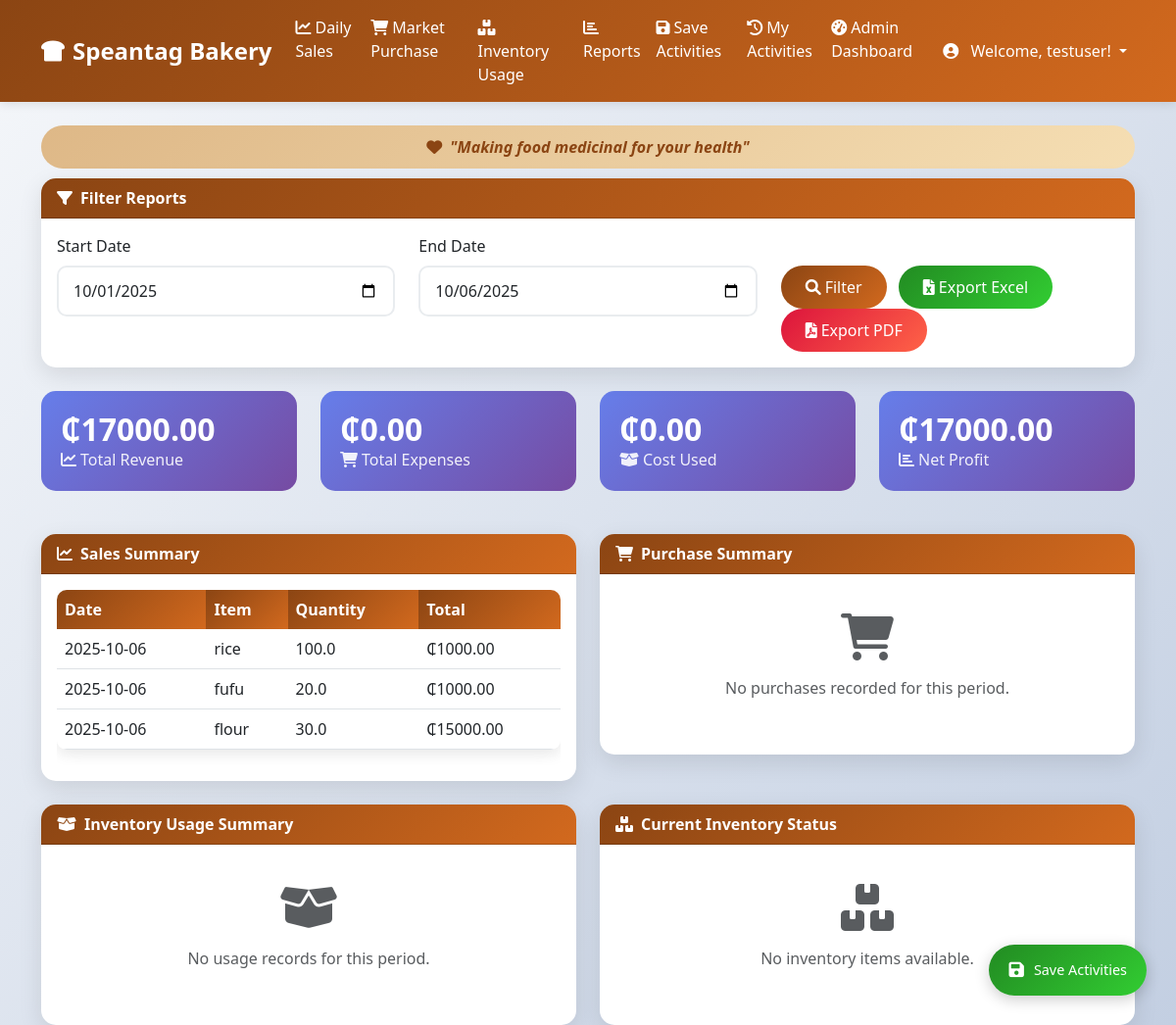
Screenshot of /reports (signed in) with the database file from the repository.
### app.py (models this page shows, shortened)
class User(UserMixin, db.Model):
    id = db.Column(db.Integer, primary_key=True)
    name = db.Column(db.String(100), nullable=False)
    email = db.Column(db.String(120), unique=True, nullable=False)
    phone = db.Column(db.String(20), nullable=False)
    profile_image = db.Column(db.String(120), nullable=True)
    password_hash = db.Column(db.String(128), nullable=False)
    is_admin = db.Column(db.Boolean, default=False)
    created_at = db.Column(db.DateTime, default=datetime.utcnow)

class DailySale(db.Model):
    id = db.Column(db.Integer, primary_key=True)
    item_name = db.Column(db.String(100), nullable=False)
    quantity_sold = db.Column(db.Float, nullable=False)
    unit_price = db.Column(db.Float, nullable=False)
    total_amount = db.Column(db.Float, nullable=False)
    sale_date = db.Column(db.Date, nullable=False, default=date.today)
    created_at = db.Column(db.DateTime, default=datetime.utcnow)

### app.py (the view)
@app.route('/reports')
@login_required
def reports():
    start_date = request.args.get('start_date', date.today().replace(day=1).strftime('%Y-%m-%d'))
    end_date = request.args.get('end_date', date.today().strftime('%Y-%m-%d'))
    start_dt = datetime.strptime(start_date, '%Y-%m-%d').date()
    end_dt = datetime.strptime(end_date, '%Y-%m-%d').date()
    sales = DailySale.query.filter(
        DailySale.sale_date >= start_dt,
        DailySale.sale_date <= end_dt
    ).all()
    purchases = MarketPurchase.query.filter(
        MarketPurchase.purchase_date >= start_dt,
        MarketPurchase.purchase_date <= end_dt
    ).all()
    usage_records = InventoryUsage.query.filter(
        InventoryUsage.usage_date >= start_dt,
        InventoryUsage.usage_date <= end_dt
    ).all()
    total_revenue = sum(sale.total_amount for sale in sales)
    total_expenses = sum(purchase.total_amount_spent for purchase in purchases)
    total_cost_used = sum(usage.cost_used for usage in usage_records)
    total_expected_profit = sum(usage.expected_profit for usage in usage_records)
    net_profit = total_revenue - total_expenses - total_cost_used + total_expected_profit
    current_inventory = InventoryItem.query.all()
    return render_template('reports.html',
                         sales=sales,
                         purchases=purchases,
                         usage_records=usage_records,
                         total_revenue=total_revenue,
                         total_expenses=total_expenses,
                         total_cost_used=total_cost_used,
                         total_expected_profit=total_expected_profit,
                         net_profit=net_profit,
                         current_inventory=current_inventory,
                         start_date=start_date,
                         end_date=end_date)

### templates/reports.html (shortened to what this page needs)
{% extends "base.html" %}
{% block content %}
<div class="row mb-4">
    <div class="col-md-12">
        <div class="card">
            <div class="card-header">
                <i class="fas fa-filter me-2"></i>Filter Reports
            </div>
            <div class="card-body">
                <form method="GET" class="row">
                    <div class="col-md-4">
                        <label for="start_date" class="form-label">Start Date</label>
                        <input type="date" class="form-control" id="start_date" name="start_date" value="{{ start_date }}" required>
                    </div>
                    <div class="col-md-4">
                        <label for="end_date" class="form-label">End Date</label>
                        <input type="date" class="form-control" id="end_date" name="end_date" value="{{ end_date }}" required>
                    </div>
                    <div class="col-md-4">
                        <label class="form-label">&nbsp;</label>
                        <div>
                            <button type="submit" class="btn btn-primary me-2">
                                <i class="fas fa-search me-1"></i>Filter
                            </button>
                            <a href="{{ url_for('export_excel', start_date=start_date, end_date=end_date) }}" class="btn btn-success me-2">
                                <i class="fas fa-file-excel me-1"></i>Export Excel
                            </a>
                            <a href="{{ url_for('export_pdf', start_date=start_date, end_date=end_date) }}" class="btn btn-danger">
                                <i class="fas fa-file-pdf me-1"></i>Export PDF
                            </a>
                        </div>
                    </div>
                </form>
            </div>
        </div>
    </div>
</div>
<div class="row mb-4">
    <div class="col-md-3">
        <div class="stats-card">
            <h3>₵{{ "%.2f"|format(total_revenue) }}</h3>
            <p><i class="fas fa-chart-line me-1"></i>Total Revenue</p>
        </div>
    </div>
    <div class="col-md-3">
        <div class="stats-card">
            <h3>₵{{ "%.2f"|format(total_expenses) }}</h3>
            <p><i class="fas fa-shopping-cart me-1"></i>Total Expenses</p>
        </div>
    </div>
    <div class="col-md-3">
        <div class="stats-card">
            <h3>₵{{ "%.2f"|format(total_cost_used) }}</h3>
            <p><i class="fas fa-box-open me-1"></i>Cost Used</p>
        </div>
    </div>
    <div class="col-md-3">
        <div class="stats-card">
            <h3>₵{{ "%.2f"|format(net_profit) }}</h3>
            <p><i class="fas fa-chart-bar me-1"></i>Net Profit</p>
        </div>
    </div>
</div>
<div class="row">
    <div class="col-md-6">
        <div class="card">
            <div class="card-header">
                <i class="fas fa-chart-line me-2"></i>Sales Summary
            </div>
            <div class="card-body">
                {% if sales %}
                <div class="table-responsive">
                    <table class="table table-hover">
                        <thead>
                            <tr>
                                <th>Date</th>
                                <th>Item</th>
                                <th>Quantity</th>
                                <th>Total</th>
                            </tr>
                        </thead>
                        <tbody>
                            {% for sale in sales %}
                            <tr>
                                <td>{{ sale.sale_date.strftime('%Y-%m-%d') }}</td>
                                <td>{{ sale.item_name }}</td>
                                <td>{{ sale.quantity_sold }}</td>
                                <td>₵{{ "%.2f"|format(sale.total_amount) }}</td>
                            </tr>
                            {% endfor %}
                        </tbody>
                    </table>
                </div>
                {% else %}
                <div class="text-center py-4">
                    <i class="fas fa-chart-line fa-3x text-muted mb-3"></i>
                    <p class="text-muted">No sales recorded for this period.</p>
                </div>
                {% endif %}
            </div>
        </div>
    </div>
    <div class="col-md-6">
        <div class="card">
            <div class="card-header">
                <i class="fas fa-shopping-cart me-2"></i>Purchase Summary
            </div>
            <div class="card-body">
                {% if purchases %}
                <div class="table-responsive">
                    <table class="table table-hover">
                        <thead>
                            <tr>
                                <th>Date</th>
                                <th>Amount Taken</th>
                                <th>Amount Spent</th>
                                <th>Remaining</th>
                            </tr>
                        </thead>
                        <tbody>
                            {% for purchase in purchases %}
                            <tr>
                                <td>{{ purchase.purchase_date.strftime('%Y-%m-%d') }}</td>
                                <td>₵{{ "%.2f"|format(purchase.total_amount_taken) }}</td>
                                <td>₵{{ "%.2f"|format(purchase.total_amount_spent) }}</td>
                                <td>₵{{ "%.2f"|format(purchase.remaining_balance) }}</td>
                            </tr>
                            {% endfor %}
                        </tbody>
                    </table>
                </div>
                {% else %}
                <div class="text-center py-4">
                    <i class="fas fa-shopping-cart fa-3x text-muted mb-3"></i>
                    <p class="text-muted">No purchases recorded for this period.</p>
                </div>
                {% endif %}
            </div>
        </div>
    </div>
</div>
<div class="row mt-4">
    <div class="col-md-6">
        <div class="card">
            <div class="card-header">
                <i class="fas fa-box-open me-2"></i>Inventory Usage Summary
            </div>
            <div class="card-body">
                {% if usage_records %}
                <div class="table-responsive">
                    <table class="table table-hover">
                        <thead>
                            <tr>
                                <th>Date</th>
                                <th>Item</th>
                                <th>Quantity Used</th>
                                <th>Cost Used</th>
                            </tr>
                        </thead>
                        <tbody>
                            {% for usage in usage_records %}
                            <tr>
                                <td>{{ usage.usage_date.strftime('%Y-%m-%d') }}</td>
                                <td>
                                    {% for item in current_inventory %}
                                        {% if item.id == usage.inventory_item_id %}
                                            {{ item.item_name }}
                                        {% endif %}
                                    {% endfor %}
                                </td>
                                <td>{{ usage.quantity_used }}</td>
                                <td>₵{{ "%.2f"|format(usage.cost_used) }}</td>
                            </tr>
                            {% endfor %}
                        </tbody>
                    </table>
                </div>
                {% else %}
                <div class="text-center py-4">
                    <i class="fas fa-box-open fa-3x text-muted mb-3"></i>
                    <p class="text-muted">No usage records for this period.</p>
                </div>
                {% endif %}
            </div>
        </div>
    </div>
    <div class="col-md-6">
        <div class="card">
            <div class="card-header">
                <i class="fas fa-boxes me-2"></i>Current Inventory Status
            </div>
            <div class="card-body">
                {% if current_inventory %}
                <div class="table-responsive">
                    <table class="table table-hover">
                        <thead>
                            <tr>
                                <th>Item</th>
                                <th>Total Quantity</th>
                                <th>Remaining</th>
                                <th>Cost/Unit</th>
                            </tr>
                        </thead>
                        <tbody>
                            {% for item in current_inventory %}
                            <tr>
                                <td>{{ item.item_name }}</td>
                                <td>{{ item.total_quantity }}</td>
                                <td>{{ item.remaining_quantity }}</td>
                                <td>₵{{ "%.2f"|format(item.cost_per_unit) }}</td>
                            </tr>
                            {% endfor %}
                        </tbody>
                    </table>
                </div>
                {% else %}
                <div class="text-center py-4">
                    <i class="fas fa-boxes fa-3x text-muted mb-3"></i>
                    <p class="text-muted">No inventory items available.</p>
                </div>
                {% endif %}
            </div>
        </div>
    </div>
</div>
{% endblock %}

### templates/base.html (shortened to what this page needs)
<!DOCTYPE html>
<html lang="en">
<head>
    <link href="https://cdn.jsdelivr.net/npm/bootstrap@5.3.0/dist/css/bootstrap.min.css" rel="stylesheet">
    <link href="https://cdnjs.cloudflare.com/ajax/libs/font-awesome/6.0.0/css/all.min.css" rel="stylesheet">
</head>
<body>
    <nav class="navbar navbar-expand-lg navbar-dark">
        <div class="container">
            <a class="navbar-brand" href="{{ url_for('index') }}">
                <i class="fas fa-bread-slice me-2"></i>Speantag Bakery
            </a>
            <div class="collapse navbar-collapse" id="navbarNav">
                <ul class="navbar-nav me-auto">
                    <li class="nav-item">
                        <a class="nav-link" href="{{ url_for('daily_sales') }}">
                            <i class="fas fa-chart-line me-1"></i>Daily Sales
                        </a>
                    </li>
                    <li class="nav-item">
                        <a class="nav-link" href="{{ url_for('market_purchase') }}">
                            <i class="fas fa-shopping-cart me-1"></i>Market Purchase
                        </a>
                    </li>
                    <li class="nav-item">
                        <a class="nav-link" href="{{ url_for('inventory_usage') }}">
                            <i class="fas fa-boxes me-1"></i>Inventory Usage
                        </a>
                    </li>
                    <li class="nav-item">
                        <a class="nav-link" href="{{ url_for('reports') }}">
                            <i class="fas fa-chart-bar me-1"></i>Reports
                        </a>
                    </li>
                    {% if current_user.is_authenticated %}
                    <li class="nav-item">
                        <a class="nav-link" href="{{ url_for('save_activities') }}">
                            <i class="fas fa-save me-1"></i>Save Activities
                        </a>
                    </li>
                    <li class="nav-item">
                        <a class="nav-link" href="{{ url_for('my_activities') }}">
                            <i class="fas fa-history me-1"></i>My Activities
                        </a>
                    </li>
                    {% endif %}
                    <li class="nav-item">
                        <a class="nav-link" href="{{ url_for('admin_login') }}">
                            <i class="fas fa-tachometer-alt me-1"></i>Admin Dashboard
                        </a>
                    </li>
                </ul>
                <ul class="navbar-nav">
                    {% if current_user.is_authenticated %}
                    <li class="nav-item dropdown">
                        <a class="nav-link dropdown-toggle" href="#" id="userDropdown" role="button" data-bs-toggle="dropdown">
                            {% if current_user.profile_image %}
                                <img src="{{ url_for('static', filename='uploads/' + current_user.profile_image) }}" alt="Profile" class="rounded-circle me-2" style="width: 30px; height: 30px; object-fit: cover;">
                            {% else %}
                                <i class="fas fa-user-circle me-2"></i>
                            {% endif %}
                            Welcome, {{ current_user.name }}!
                        </a>
                    </li>
                    {% endif %}
                </ul>
            </div>
        </div>
    </nav>
    <div class="container mt-4">
        <div class="motto">
            <i class="fas fa-heart me-2"></i>"Making food medicinal for your health"
        </div>
        {% block content %}{% endblock %}
        {% if current_user.is_authenticated and (
            request.endpoint in ['daily_sales', 'market_purchase', 'inventory_usage', 'reports']
        ) %}
        <div class="save-activities-container">
            <button class="btn-save-activities" onclick="openSaveActivitiesModal()">
                <i class="fas fa-save"></i>
                <span>Save Activities</span>
            </button>
        </div>
        {% endif %}
    </div>
</body>
</html>

### rows the page displays
User: name "testuser"
DailySale: sale_date "2025-10-06", item_name "rice", quantity_sold "100.0", total_amount "1000.00"
DailySale: sale_date "2025-10-06", item_name "fufu", quantity_sold "20.0", total_amount "1000.00"
DailySale: sale_date "2025-10-06", item_name "flour", quantity_sold "30.0", total_amount "15000.00"

### other values shown
{{ "%.2f"|format(total_revenue) }} "17000.00"
{{ "%.2f"|format(total_expenses) }} "0.00"
{{ "%.2f"|format(total_cost_used) }} "0.00"
{{ "%.2f"|format(net_profit) }} "17000.00"
